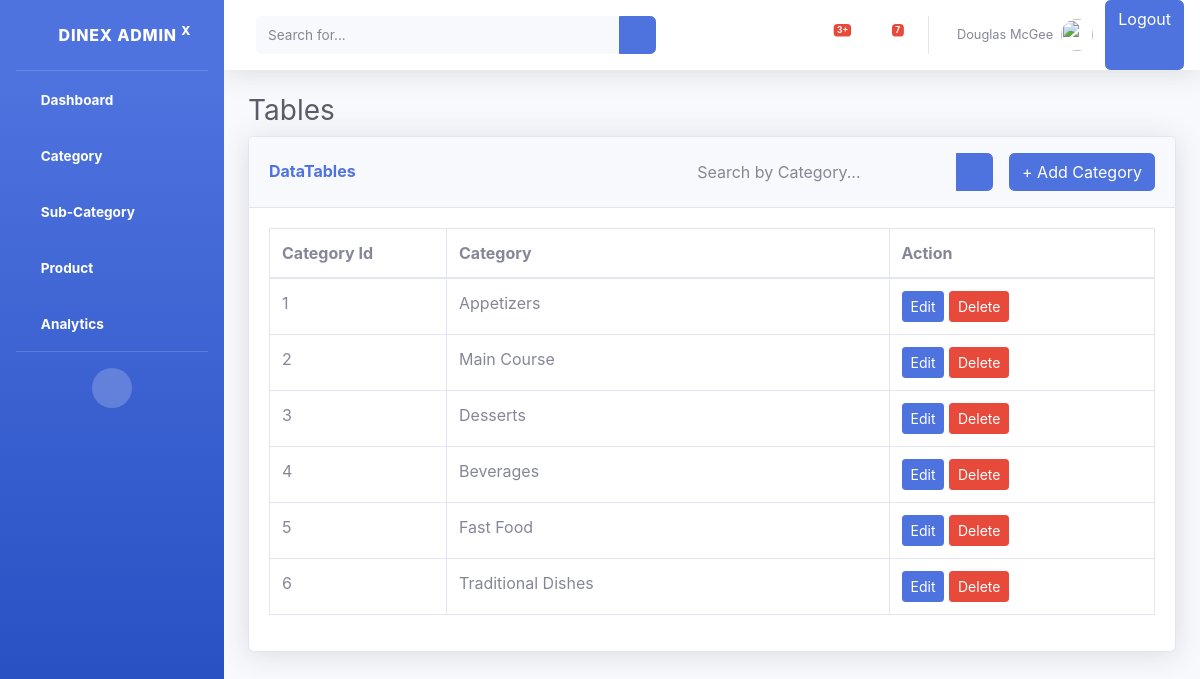
The page /categories/ on the database as committed earlier.
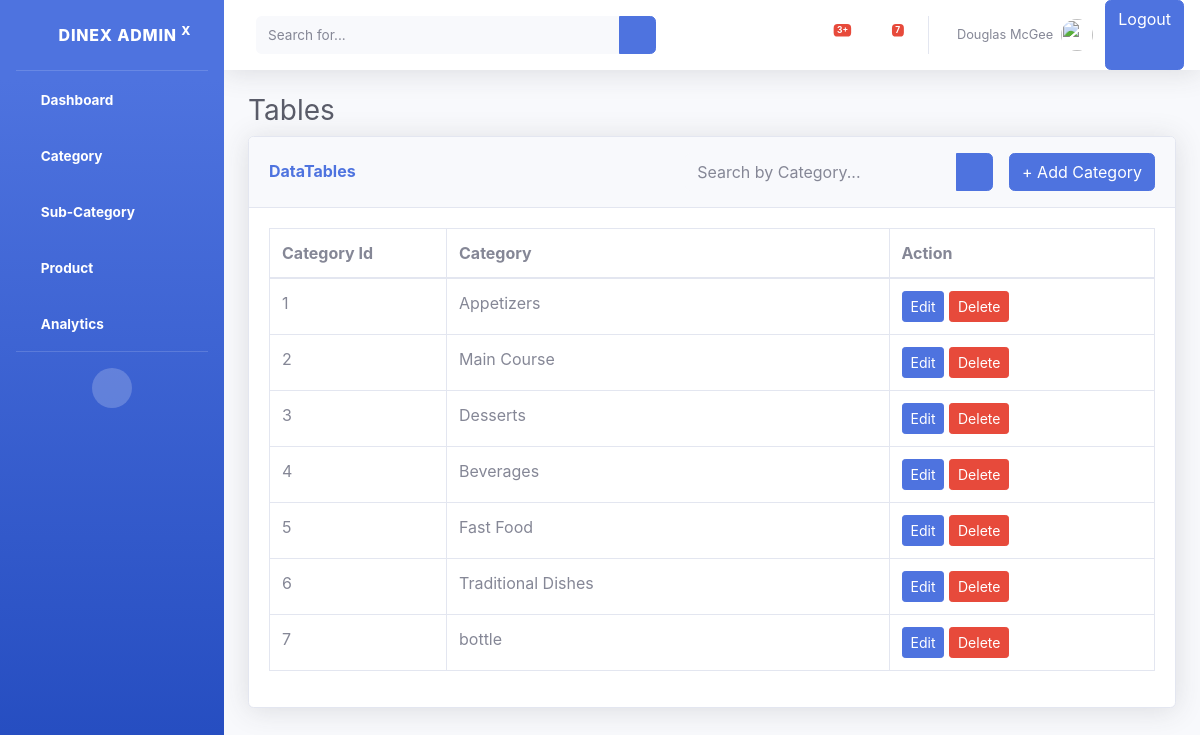
The same page on the database as committed later.
### foodapp/models.py (models this page shows, shortened)
class Category(models.Model):
    category_name = models.CharField(max_length=200,unique=True)

### foodapp/views.py (the view)
# urls.py: path('categories/',categories_list,name = "categories"),
def categories_list(request):
   query = request.GET.get('query','')
   if query:
    category = Category.objects.filter(category_name__icontains = query)
    category = category.order_by("id")
   else:
    category = Category.objects.all().order_by("id")
   return render(request,"category/index.html",context={"category_data":category})

### foodapp/templates/category/index.html
{% include 'commans/header.html'%}
                <div class="container-fluid">
                    <h1 class="h3 mb-2 text-gray-800">Tables</h1>
                    <div class="card shadow mb-4">
                        <div class="card-header py-3 d-flex justify-content-between align-items-center">
                            <h6 class="m-0 font-weight-bold text-primary">DataTables</h6>
                            <div class="d-flex align-items-center">
                                <form method="GET" action="{% url 'categories' %}" class="form-inline">
                                    <div class="input-group">
                                        <input type="text" name="query" class="form-control bg-light border-0 small"
                                        placeholder="Search by Category..." aria-label="Search"
                                        aria-describedby="basic-addon2" value="{{ request.GET.query }}">
                                        <div class="input-group-append">
                                            <button  class="btn btn-primary" type="submit">
                                                <i class="fas fa-search fa-sm"></i>
                                            </button>
                                        </div>
                                    </div>
                                </form>
                                <a class="btn ml-3 btn-primary" href="{% url 'create_categories' %}" role="button">+ Add Category</a>
                            </div>
                        </div>
                        <div class="card-body">
                            <div class="table-responsive">
                                <table class="table table-bordered" id="dataTable" width="100%" cellspacing="0">
                                    <thead>
                                        <tr>
                                            <th style="width: 20%;">Category Id</th>
                                            <th>Category</th>
                                            <th style = "width:30%;">Action</th>
                                        </tr>
                                    </thead>
                                    <tbody>
                                        {% for category in category_data%}
                                        <tr>
                                            <td>{{ forloop.counter}}</td>
                                            <td>{{category.category_name }}</td>
                                            <td>
                                            <a href="{% url 'edit_category' category.id %}"class="btn btn-primary btn-sm">Edit</a>
                                            <a href="{% url 'delete_category' category.id %}" class = "btn btn-danger btn-sm">Delete</a>
                                            </td>
                                        </tr>
                                        {%endfor%}
                                    </tbody>
                                </table>
                            </div>
                        </div>
                    </div>
                </div>
            </div>
{% include 'commans/footer.html'%}

Rows that differ between the two databases and show on the page:
added Category: category_name "bottle"
